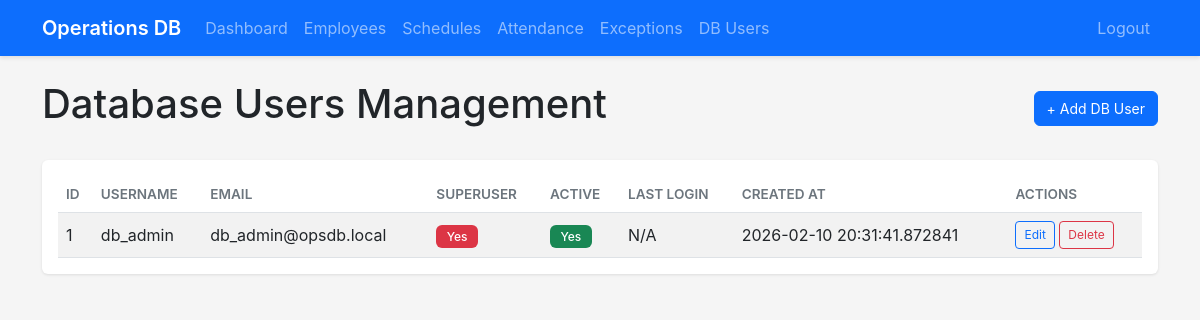
Page /db_users (signed in) on the committed database.
### app/models.py (models this page shows, shortened)
class DBUser(db.Model):
    __tablename__ = 'db_users'
    id = db.Column(db.Integer, primary_key=True)
    username = db.Column(db.String(80), nullable=False, unique=True)
    email = db.Column(db.String(120), nullable=False, unique=True)
    password_hash = db.Column(db.String(128), nullable=False)
    is_superuser = db.Column(db.Boolean, default=False)
    is_active = db.Column(db.Boolean, default=True)
    created_at = db.Column(db.DateTime, default=datetime.utcnow)
    last_login = db.Column(db.DateTime)
    notes = db.Column(db.Text)

### app/routes/admin.py (the view)
@bp.route('/db_users')
@login_required
def db_users():
    db_users_list = DBUser.query.all()
    return render_template('db_users.html', db_users=db_users_list)

### app/models.py (called while the page is built)
@login_manager.user_loader
def load_user(user_id):
    from app.models import User, DBUser
    user = User.query.get(int(user_id))
    if user:
        return user
    return DBUser.query.get(int(user_id))

### app/templates/db_users.html (shortened to what this page needs)
<!DOCTYPE html>
<html lang="en">
<head>
    <link href="https://cdn.jsdelivr.net/npm/bootstrap@5.3.0/dist/css/bootstrap.min.css" rel="stylesheet">
    <link rel="stylesheet" href="{{ url_for('static', filename='css/style.css') }}">
</head>
<body>
    <nav class="navbar navbar-expand-lg navbar-dark bg-primary">
        <div class="container">
            <a class="navbar-brand" href="/">Operations DB</a>
            <div class="collapse navbar-collapse" id="navbarNav">
                <ul class="navbar-nav">
                    <li class="nav-item">
                        <a class="nav-link" href="/dashboard">Dashboard</a>
                    </li>
                    <li class="nav-item">
                        <a class="nav-link" href="/employees">Employees</a>
                    </li>
                    <li class="nav-item">
                        <a class="nav-link" href="/schedules">Schedules</a>
                    </li>
                    <li class="nav-item">
                        <a class="nav-link" href="/attendance">Attendance</a>
                    </li>
                    <li class="nav-item">
                        <a class="nav-link" href="/exceptions">Exceptions</a>
                    </li>
                    <li class="nav-item">
                        <a class="nav-link" href="/db_users">DB Users</a>
                    </li>
                </ul>
                <ul class="navbar-nav ms-auto">
                    <li class="nav-item">
                        <a class="nav-link" href="/logout">Logout</a>
                    </li>
                </ul>
            </div>
        </div>
    </nav>
    <div class="container mt-4">
        <div class="d-flex justify-content-between align-items-center mb-4">
            <h1>Database Users Management</h1>
            <button class="btn btn-primary" data-bs-toggle="modal" data-bs-target="#addDbUserModal">
                + Add DB User
            </button>
        </div>
        <div class="card">
            <div class="card-body">
                <div class="table-responsive">
                    <table class="table table-striped table-hover">
                        <thead>
                            <tr>
                                <th>ID</th>
                                <th>Username</th>
                                <th>Email</th>
                                <th>Superuser</th>
                                <th>Active</th>
                                <th>Last Login</th>
                                <th>Created At</th>
                                <th>Actions</th>
                            </tr>
                        </thead>
                        <tbody>
                            {% for user in db_users %}
                            <tr>
                                <td>{{ user.id }}</td>
                                <td>{{ user.username }}</td>
                                <td>{{ user.email }}</td>
                                <td><span class="badge bg-{{ 'danger' if user.is_superuser else 'secondary' }}">{{ 'Yes' if user.is_superuser else 'No' }}</span></td>
                                <td><span class="badge bg-{{ 'success' if user.is_active else 'secondary' }}">{{ 'Yes' if user.is_active else 'No' }}</span></td>
                                <td>{{ user.last_login or 'N/A' }}</td>
                                <td>{{ user.created_at }}</td>
                                <td>
                                    <button class="btn btn-sm btn-outline-primary" onclick="editDbUser({{ user.id }})">Edit</button>
                                    <button class="btn btn-sm btn-outline-danger" onclick="deleteDbUser({{ user.id }})">Delete</button>
                                </td>
                            </tr>
                            {% endfor %}
                        </tbody>
                    </table>
                </div>
            </div>
        </div>
    </div>
</body>
</html>

### app/static/css/style.css (style rules this page uses)
:root { --primary-color: #0d6efd; --secondary-color: #6c757d; --success-color: #198754; --danger-color: #dc3545; --warning-color: #ffc107; --info-color: #0dcaf0; --light-color: #f8f9fa; --dark-color: #212529; }
body { font-family: -apple-system, BlinkMacSystemFont, 'Segoe UI', Roboto, 'Helvetica Neue', Arial, sans-serif; background-color: #f5f5f5; }
.navbar { box-shadow: 0 2px 4px rgba(0, 0, 0, 0.1); }
.navbar-brand { font-weight: 600; font-size: 1.25rem; }
.card { box-shadow: 0 1px 3px rgba(0, 0, 0, 0.1); border: none; margin-bottom: 1rem; }
.table { margin-bottom: 0; }
.table th { font-weight: 600; text-transform: uppercase; font-size: 0.85rem; color: #6c757d; }
.table td { vertical-align: middle; }
.btn { font-size: 0.875rem; }
.btn-sm { font-size: 0.75rem; }
.badge { font-weight: 500; padding: 0.35rem 0.65rem; }

### rows in the picture
DBUser: id "1", username "db_admin", email "db_admin@opsdb.local", is_superuser "Yes", is_active "Yes", last_login "N/A", created_at "2026-02-10 20:31:41.872841"
